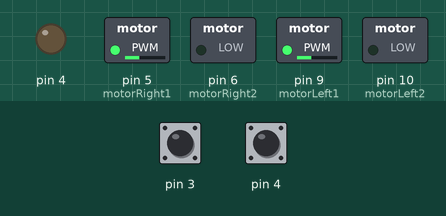
Simulated run of this sketch. Board: Arduino Uno, built with avr-gcc and run on an emulated ATmega328P. Shown: switched loads named in the sketch (green lamp = pin HIGH), output pins drawn as LEDs (lit = HIGH). The test bench sets the inputs (shaded band); at power-on: pin 3 LOW, pin 4 LOW. What the sketch prints to the serial monitor is not drawn.

Above: at 6.2 s.
6.3 s: pin 3 pulsed HIGH 5 times (0.12 s each, 0.3 s apart)
At 7.77 s:
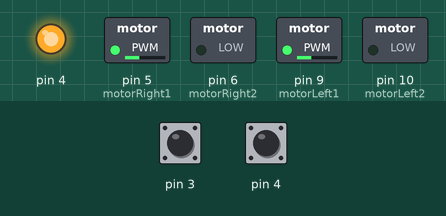
10.8 s: pin 4 pulsed HIGH 5 times (0.12 s each, 0.3 s apart)
Timing chart, 0 to 13.8 s (numbered marks = the images above; inputs shaded):
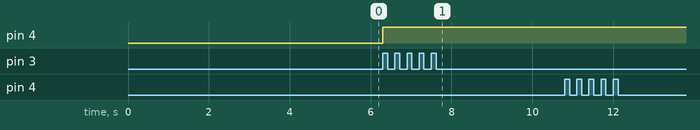

The sketch:

QTI_motor.ino
```cpp
int whiteLeft;
int whiteRight;
int motorLeft1 = 9;
int motorLeft2 = 10;
int motorRight1 = 5;
int motorRight2 = 6;

void setup() {
  Serial.begin(9600);
  pinMode(motorLeft1, OUTPUT);
  pinMode(motorLeft2, OUTPUT);
  pinMode(motorRight1, OUTPUT);
  pinMode(motorRight2, OUTPUT);

  analogWrite(motorLeft1, 90);
  analogWrite(motorLeft2, 0);
  analogWrite(motorRight1, 90);
  analogWrite(motorRight2, 0);
  delay(5000);
}

void loop() {
  whiteLeft = whiteDetect(3);
  whiteRight = whiteDetect(4);
  Serial.print(whiteLeft);
  Serial.print("\t");
  Serial.println(whiteRight);

  if (whiteLeft == 1 && whiteRight == 1) {
    analogWrite(motorLeft1, 90);
    analogWrite(motorLeft2, 0);
    analogWrite(motorRight1, 90);
    analogWrite(motorRight2, 0);
  } else if (whiteLeft == 1 && whiteRight == 0) {
    analogWrite(motorLeft1, 150);
    analogWrite(motorLeft2, 0);
    analogWrite(motorRight1, 60);
    analogWrite(motorRight2, 0);
  } else if (whiteLeft == 0 && whiteRight == 1) {
    analogWrite(motorLeft1, 60);
    analogWrite(motorLeft2, 0);
    analogWrite(motorRight1, 150);
    analogWrite(motorRight2, 0);
  } else {
    analogWrite(motorLeft1, 0);
    analogWrite(motorLeft2, 0);
    analogWrite(motorRight1, 0);
    analogWrite(motorRight2, 0);
  }
}


long RCtime(int sensPin){
   long result = 0;
   pinMode(sensPin, OUTPUT);       // make pin OUTPUT
   digitalWrite(sensPin, HIGH);    // make pin HIGH to discharge capacitor - study the schematic
   delay(1);                       // wait a  ms to make sure cap is discharged

   pinMode(sensPin, INPUT);        // turn pin into an input and time till pin goes low
   digitalWrite(sensPin, LOW);     // turn pullups off - or it won't work
   while(digitalRead(sensPin)){    // wait for pin to go low
      result++;
   }

   return result;                   // report results
}

int whiteDetect(int sensPin) {
  if (RCtime(sensPin) > 50) {
    return 0;
  } else {
    return 1;
  }
}
```
